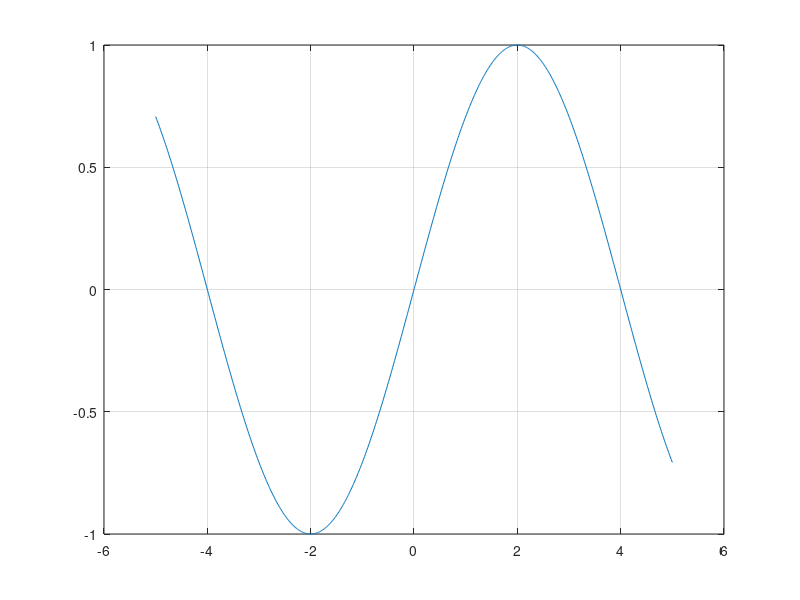

Write MATLAB code to recreate this figure.
%Ejercicio 1
%B)
tinicio = -5
tfinal = 5
np = 1000

t = tinicio:(tfinal - tinicio) / (np - 1):tfinal

F = sin(pi*t/4)
plot(t,F)
grid

